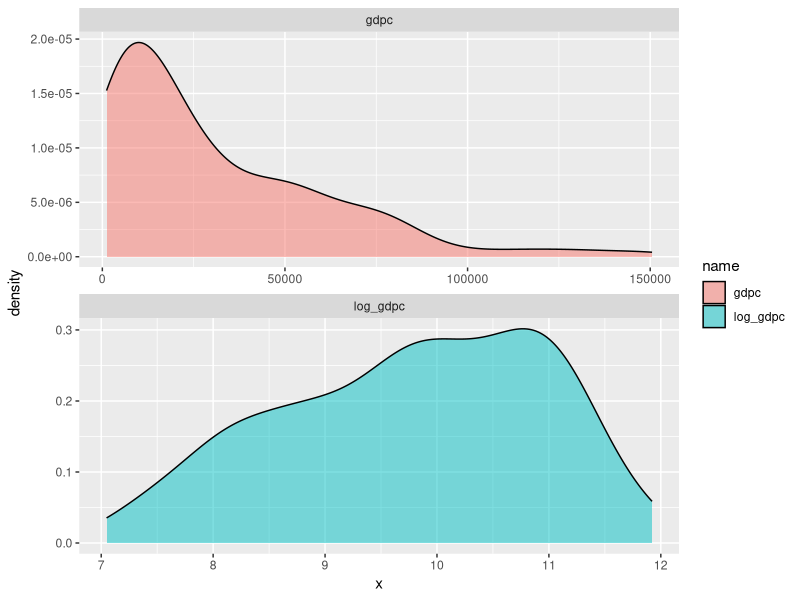
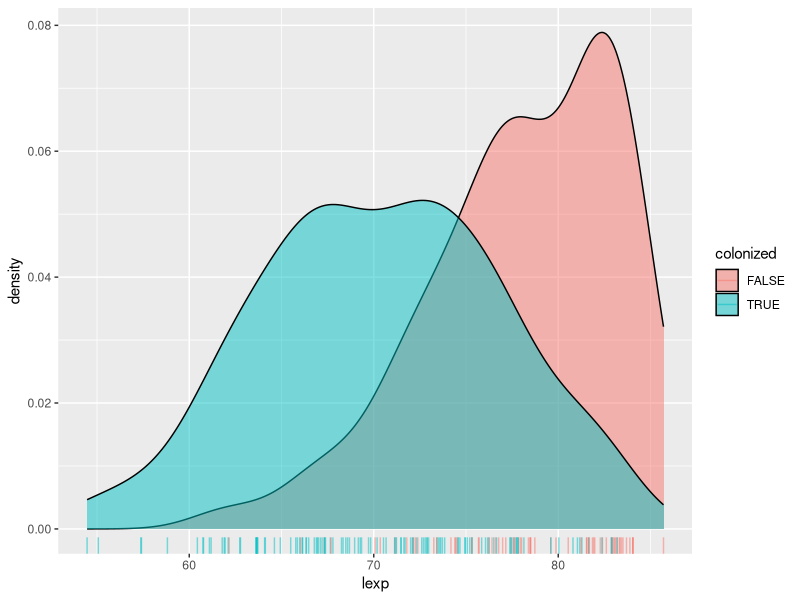
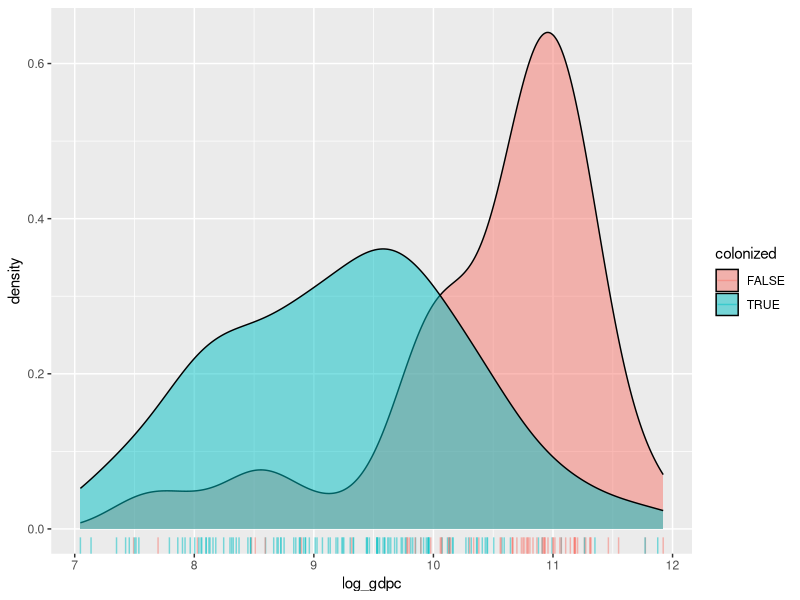

R code for these plots, in order:
# ==============================================================================
#     _                _ _          _   ____  _        _
#    / \   _ __  _ __ | (_) ___  __| | / ___|| |_ __ _| |_ ___
#   / _ \ | '_ \| '_ \| | |/ _ \/ _` | \___ \| __/ _` | __/ __|
#  / ___ \| |_) | |_) | | |  __/ (_| |  ___) | || (_| | |_\__ \
# /_/   \_\ .__/| .__/|_|_|\___|\__,_| |____/ \__\__,_|\__|___/
#         |_|   |_|
#
# Life expectancy and colonial origin (continued)
#
# ============================= See README file for data sources and details ===

# required packages -------------------------------------------------------

library(broom)
library(tidyverse)

# load and inspect the data -----------------------------------------------

d <- readr::read_tsv("data/life-expectancy.tsv")

summary(d$lexp)

# log-transform GDP/capita (as explained last week)
d$log_gdpc <- log(d$gdpc)

# if you forgot why, check the distributions
pivot_longer(select(d, gdpc, log_gdpc), everything(), values_to = "x") %>%
  ggplot(aes(x, fill = name)) +
  geom_density(alpha = .5) +
  facet_wrap(~ name, scales = "free", ncol = 1)

# create colonial origin dummy
d$colonized <- if_else(d$ht_colonial == 0, FALSE, TRUE)
with(d, table(continent, colonized))

# take a look at the data if you are curious
# glimpse(d)
# view(d)

# plot relationships ------------------------------------------------------

# life expectancy by colonial origin
ggplot(drop_na(d, colonized, lexp), aes(x = lexp)) +
  geom_density(aes(fill = colonized), alpha = .5) +
  geom_rug(aes(color = colonized), alpha = .5)

# GDP/capita by colonial origin
ggplot(drop_na(d, colonized, log_gdpc), aes(x = log_gdpc)) +
  geom_density(aes(fill = colonized), alpha = .5) +
  geom_rug(aes(color = colonized), alpha = .5)

# look carefully at the code:
#
# 1. we drop missing values with `drop_na`
# 2. we indicate that the x-axis will show either `lexp` or `log_gdpc`
# 3. we plot density curves with `geom_density`
# 4. we add the bottom ticks with `geom_rug`

# point estimation (confidence intervals) ---------------------------------

# fastest way to get point estimates
t.test(lexp[ colonized == 0 ] ~ 1, data = d)
t.test(lexp[ colonized == 1 ] ~ 1, data = d)

# the function above is actually the same `t.test` function that we will use
# right below to statistically test the association between both variables

# same results, rounded to two decimals
round(t.test(lexp[ colonized == 0 ] ~ 1, data = d)$conf.int, 2)
round(t.test(lexp[ colonized == 1 ] ~ 1, data = d)$conf.int, 2)

# the above works because the `t.test` function returns a list of results that
# contains an item called `conf.int` that can be accessed with the `$` symbol

# manual breakdown of the underlying 95% CI formula (minus small corrections)
ci95 <- function(x) {

  x <- na.omit(x)          # remove missing values

  n <- length(x)           # sample size N
  xbar <- mean(x)          # mean
  se <- sd(x) / sqrt(n)    # standard error of the mean

  t <- stats::qnorm(.975)  # t / alpha (critical value)

  return(round(c("Lower 95% CI" = xbar - t * se, "Mean" = xbar,
                 "Upper 95% CI" = xbar + t * se, "N" = n), 2))

}

# same results
ci95(d$lexp[ d$colonized == 0 ])
ci95(d$lexp[ d$colonized == 1 ])

# comparison of means (t-test) --------------------------------------------

t.test(lexp ~ colonized, data = d)

# the full list of results looks like this
str(t.test(lexp ~ colonized, data = d))

# the difference in means between both groups can be accessed as follows, but
# note that this shows mean B - mean A, so be careful when reading the sign
diff(t.test(lexp ~ colonized, data = d)$estimate)

# as seen earlier, the confidence interval around that that difference is here
round(t.test(lexp ~ colonized, data = d)$conf.int, 2)

# the p-value is clearly below our threshold
t.test(lexp ~ colonized, data = d)$p.value < 0.01

# last, here's a function to show all results at once, including the difference
# in means, with the sign reversed when compared to the result of the previous
# method used, because this one shows group A - group B instead
broom::tidy(t.test(lexp ~ colonized, data = d))

# exercise (1) ------------------------------------------------------------

# t-test of log-GDP/c by colonial origin


# Q1. how large is the difference?
# Q2. is it statistically significant?

# exercise (2) ------------------------------------------------------------

# is there a life expectancy gap between sub-Saharan African countries and
# MENA (Middle East & North Africa) countries? is it statistically robust?
count(d, continent, region)

# step 1. subset the data to Africa
# step 2. t-test between the two regions


# kthxbye
